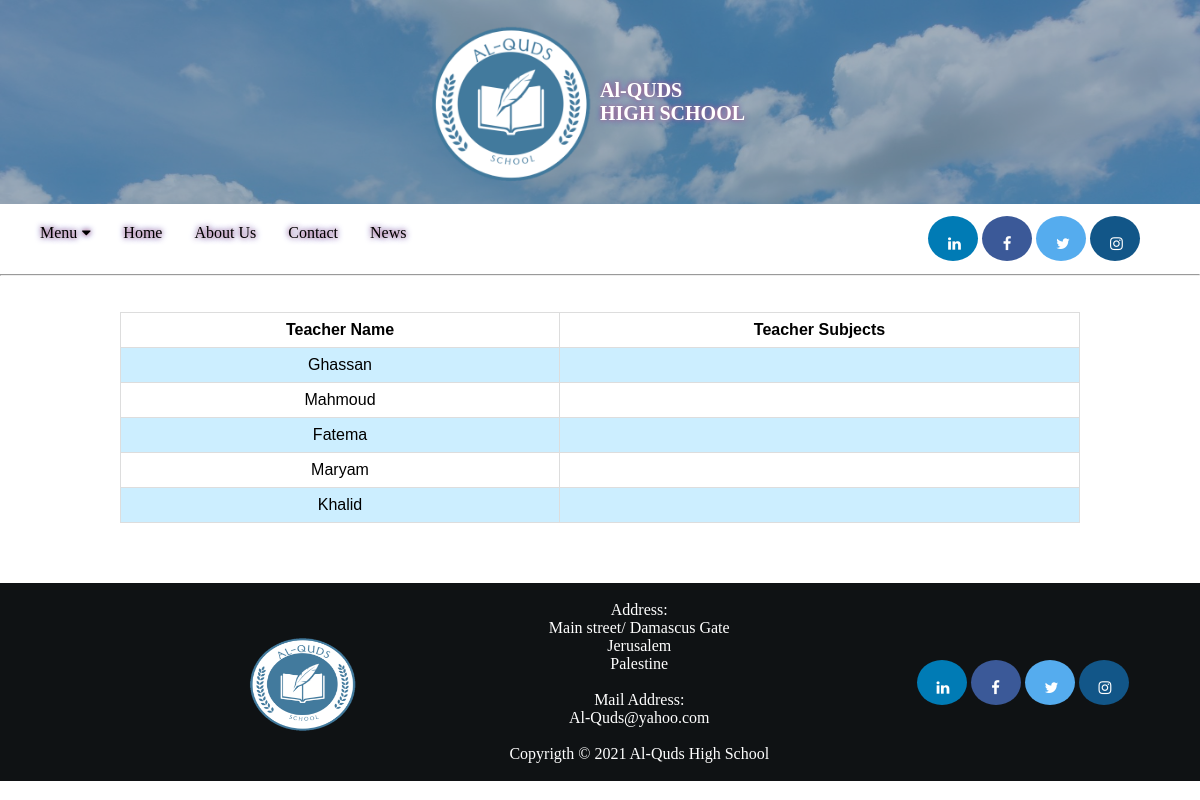
Page /teacher/ on the committed database.
### SchoolApp/models.py (models this page shows, shortened)
class Teacher (models.Model):
    teacherName = models.CharField(max_length=30,null=True)
    teacherSubjects = models.ManyToManyField(Subject)

### SchoolApp/views.py (the view)
# urls.py: path('teacher/',views.teacher, name='teacher'),
def teacher (request):
    techs = Teacher.objects.all()
    context = {'techs':techs}
    return  render(request,'teacher.html',context)

### templates/teacher.html (shortened to what this page needs)
{%extends 'basis.html'%}
{% block content %}
<hr id="hLine">
<table>
  <tr>
    <th>Teacher Name</th>
    <th>Teacher Subjects</th>
  </tr>
    {% for tech in techs %}
  <tr>
    <td>{{tech.teacherName}}</td>
    <td>
    </td>
  </tr>
    {% endfor %}
</table>
{% endblock content %}

### SchoolProject/static/css/style.css (style rules this page uses)
body { margin: 0; }
table { font-family: arial, sans-serif; border-collapse: collapse; width: 80%; margin-left:10%; }
td, th { border: 1px solid #dddddd; text-align: center; padding: 8px; }
tr:nth-child(even) { background-color: #cceeff; }
#hLine { margin-bottom:3%; }

### rows in the picture
Teacher: teacherName "Ghassan"
Teacher: teacherName "Mahmoud"
Teacher: teacherName "Fatema"
Teacher: teacherName "Maryam"
Teacher: teacherName "Khalid"
